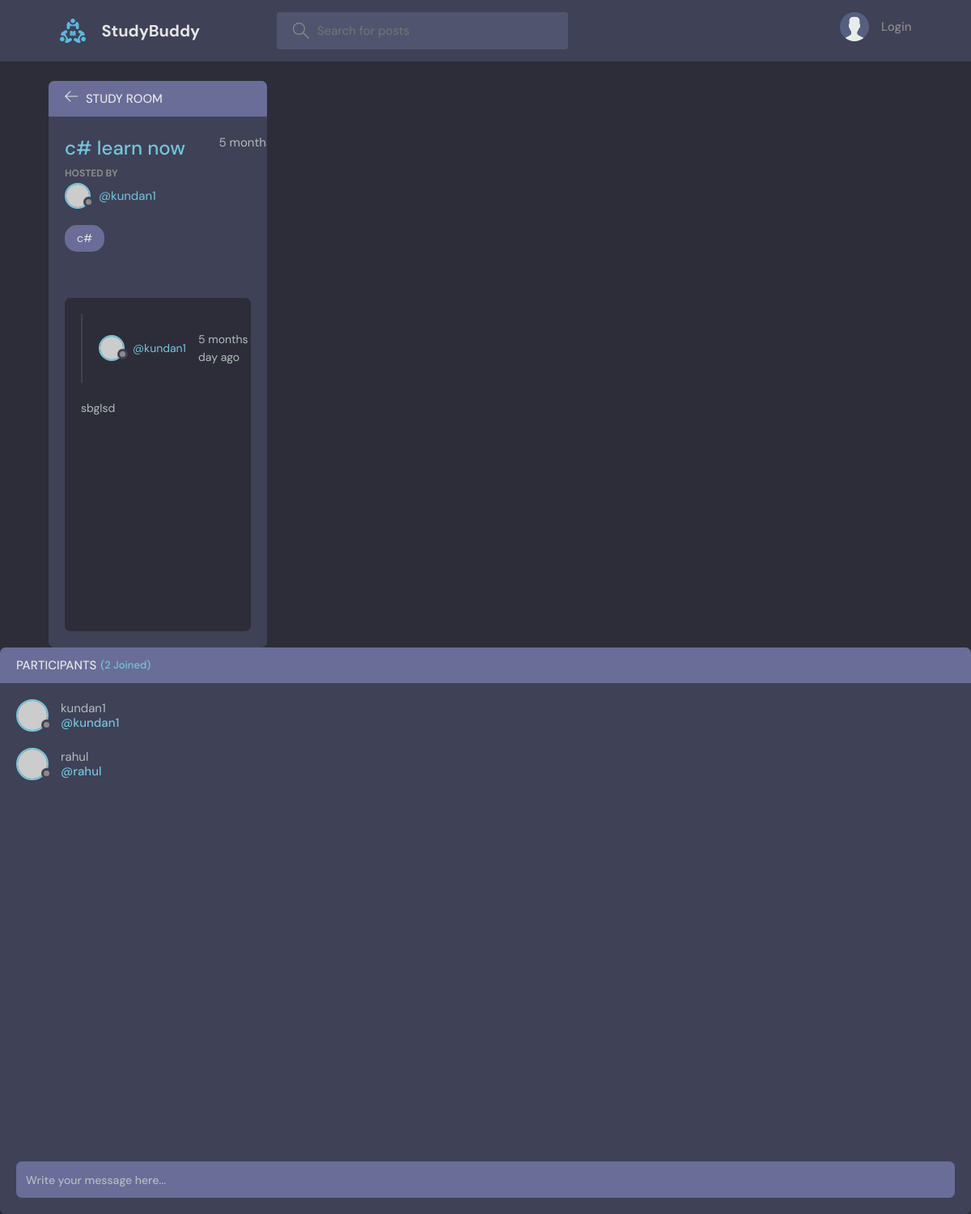
The page /room/11 on the database its author committed.
### base/models.py (models this page shows, shortened)
class Room(models.Model):
    host=models.ForeignKey(User,on_delete=models.SET_NULL,null=True)
    topic=models.ForeignKey(Topic,on_delete=models.SET_NULL,null=True)
    name=models.CharField(max_length=200)
    description=models.TextField(null=True,blank=True)
    participants= models.ManyToManyField(
        User,related_name='participants',blank=True)
    updated=models.DateTimeField(auto_now=True)
    created=models.DateTimeField(auto_now_add=True)
    class Meta:
        ordering=['-updated','-created']

class Topic(models.Model):
     name=models.CharField(max_length=200)
     def __str__(self):
        return self.name

class Message(models.Model):
    user= models.ForeignKey(User,on_delete=models.CASCADE)
    room= models.ForeignKey(Room, on_delete=models.CASCADE)
    body=models.TextField()
    updated=models.DateTimeField(auto_now=True)
    created=models.DateTimeField(auto_now_add=True)
    class Meta:
        ordering=['-updated','-created']

### base/views.py (the view, shortened to what this page needs)
# urls.py: path('room/<str:pk>', views.room,name='room'),
def room(request,pk):
    room=Room.objects.get(id=pk)
    room_messages=room.message_set.all().order_by('created')
    participants=room.participants.all()
    context={'room':room,'room_messages':room_messages,
    'participants':participants}
    return render(request,'base/room.html',context)

### base/templates/base/room.html (shortened to what this page needs)
{% extends 'main.html' %}
{% block content %}
    <main class="profile-page layout layout--2">
      <div class="container">
        <div class="room">
          <div class="room__top">
            <div class="room__topLeft">
              <a href="{% url 'home' %}">
                <svg version="1.1" xmlns="http://www.w3.org/2000/svg" width="32" height="32" viewBox="0 0 32 32">
                  <title>arrow-left</title>
                  <path
                    d="M13.723 2.286l-13.723 13.714 13.719 13.714 1.616-1.611-10.96-10.96h27.625v-2.286h-27.625l10.965-10.965-1.616-1.607z"
                  ></path>
                </svg>
              </a>
              <h3>Study Room</h3>
            </div>
          </div>
          <div class="room__box scroll">
            <div class="room__header scroll">
              <div class="room__info">
                <h3>{{room.name}}</h3>
                <span>{{room.created|timesince}}</span>
              </div>
              <div class="room__hosted">
                <p>Hosted By</p>
                <a href="{% url 'user-profile' room.host.id %}" class="room__author">
                  <div class="avatar avatar--small">
                    <img src="https://randomuser.me/api/portraits/men/37.jpg" />
                  </div>
                  <span>@{{room.host.username}}</span>
                </a>
              </div>
              <span class="room__topics">{{room.topic}}</span>
            </div>
            <div class="room__conversation">
              <div class="threads scroll">
                {% for message in room_messages %}
                <div class="thread">
                  <div class="thread__top">
                    <div class="thread__author">
                      <a href="{% url 'user-profile' message.user.id %}" class="thread__authorInfo">
                        <div class="avatar avatar--small">
                          <img src="https://randomuser.me/api/portraits/men/37.jpg" />
                        </div>
                        <span>@{{message.user.username}}</span>
                      </a>
                      <span class="thread__date">{{message.created|timesince}} day ago</span>
                    </div>
                  </div>
                  </div>
                  <div class="thread__details">
                    {{message.body}}
                  </div>
                </div>
                {% endfor %}
              </div>
            </div>
          </div>
          <div class="room__message">
            <form action="" method="POST">
              <input name="body" placeholder="Write your message here..." /></form>
          </div>
        <div class="participants">
          <h3 class="participants__top">Participants <span>({{participants.count}} Joined)</span></h3>
          <div class="participants__list scroll">
            {% for user in participants %}
            <a href="{% url 'user-profile' user.id %}" class="participant">
              <div class="avatar avatar--medium">
                <img src="https://randomuser.me/api/portraits/men/37.jpg" />
              </div>
              <p>
                {{user.username}}
                <span>@{{user.username}}</span>
              </p>
            </a>
            {% endfor %}
          </div>
        </div>
    </main>
{% endblock content %}

### rows shown on the page
Room: name "c# learn now", created "5…", host.username "kundan1", topic "c#"
Message: user.username "kundan1", created "5 months", body "sbglsd"

### other values the page prints
{{ participants.count }} "2"
{{ user.username }} "kundan1"
{{ user.username }} "rahul"
